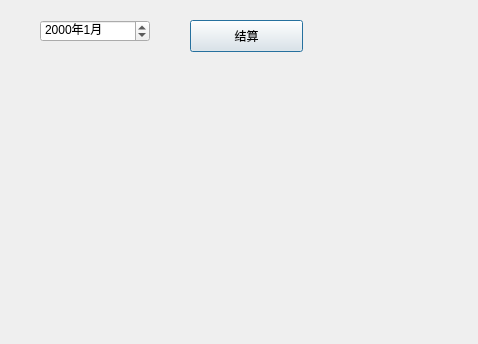
<?xml version="1.0" encoding="UTF-8"?>
<ui version="4.0">
 <class>DlgJieSuan</class>
 <widget class="QDialog" name="DlgJieSuan">
  <property name="geometry">
   <rect>
    <x>0</x>
    <y>0</y>
    <width>478</width>
    <height>344</height>
   </rect>
  </property>
  <property name="windowTitle">
   <string>Dialog</string>
  </property>
  <widget class="QDateEdit" name="dateEdit_JieSuanMonth">
   <property name="geometry">
    <rect>
     <x>40</x>
     <y>20</y>
     <width>110</width>
     <height>22</height>
    </rect>
   </property>
   <property name="displayFormat">
    <string>yyyy年M月</string>
   </property>
  </widget>
  <widget class="QPushButton" name="PB_jieSuan">
   <property name="geometry">
    <rect>
     <x>190</x>
     <y>20</y>
     <width>113</width>
     <height>32</height>
    </rect>
   </property>
   <property name="text">
    <string>结算</string>
   </property>
  </widget>
 </widget>
 <resources/>
 <connections/>
</ui>
